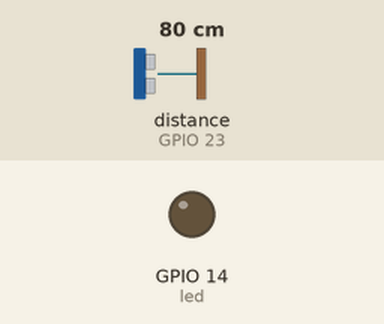
Bench run of a program on a simulated Raspberry Pi (BCM pin numbers). On the bench: output pins drawn as LEDs (lit = HIGH). The test bench sets the inputs (shaded band); at power-on: distance to the obstacle (sensor on GPIO 23) 80 cm. The echo pulse lasts 58.3 µs per cm.

Above: at 1.2 s.
1.3 s: distance to the obstacle (sensor on GPIO 23) set to 23 cm
2.8 s: distance to the obstacle (sensor on GPIO 23) set to 18 cm
At 4.2 s:
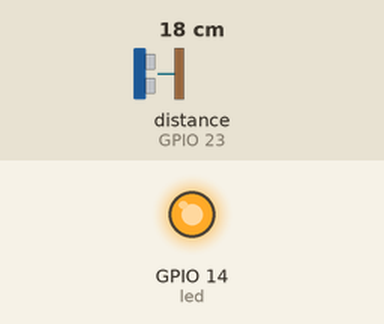
4.5 s: distance to the obstacle (sensor on GPIO 23) set to 35 cm
At 5.9 s:
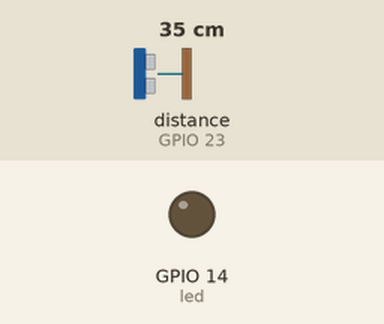
6.2 s: distance to the obstacle (sensor on GPIO 23) set to 2 cm
At 7.7 s:
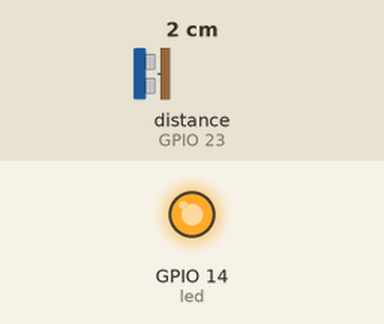
Timing chart, 0 to 8.9 s (numbered marks = the images above; inputs shaded):
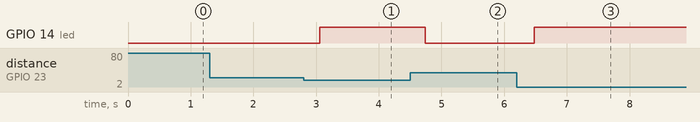

Measured:
- the behaviour switches between 21 and 20 cm on distance to the obstacle (sensor on GPIO 23) (found by bisection; images 0 and 1)
- after the input at 1.3 s, every drawn part: stays the same
- after the input at 2.8 s, GPIO 14 (led): LOW → HIGH after 0.26 s
- after the input at 4.5 s, GPIO 14 (led): HIGH → LOW after 0.24 s
- after the input at 6.2 s, GPIO 14 (led): LOW → HIGH after 0.28 s

The program:

distance_led.py
```python
from signal import pause

from gpiozero import LED, DistanceSensor
from gpiozero.pins.pigpio import PiGPIOFactory

led = LED(14)

# HY-SRF05 (use diagram from docs, OUT pin is unused)
factory = PiGPIOFactory()  # This is used for better accuracy (needs `sudo pigpiod` first)
sensor = DistanceSensor(echo=23, trigger=24, max_distance=4, pin_factory=factory, threshold_distance=0.2)  # max distance supported is 4 meters

sensor.when_in_range = led.on
sensor.when_out_of_range = led.off

pause()
```
